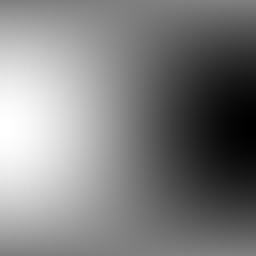
#> input picture images/left.png, 128 x 128 px, found by its file name (shown 2 times larger); the run also reads 1 picture not shown here
$ jupyter execute Stereo_Depth_Colab.ipynb
#> lines starting #> are read from the running program, lines starting #| are printed output that depends on the picture; after the words box and inside, x2 and y2 are one past the last pixel; in counts of white or black regions, pixels touching at a corner belong together
# Stereo Depth Estimation with OpenCV
This Colab notebook computes a disparity map and 3D depth visualization from stereo image pairs.

[cell 1]
# Install OpenCV if not already

[cell 2]
import cv2
import numpy as np
import matplotlib.pyplot as plt
from google.colab.patches import cv2_imshow
from google.colab import files
import os

## Upload left and right stereo images

[cell 3]
uploaded = files.upload()  # Upload left.png and right.png
#> the answer given: left.png

## Compute Disparity and Visualize Depth

[cell 4]
imgL = cv2.imread('left.png', cv2.IMREAD_GRAYSCALE)
#> imgL is the input picture: shape (128, 128); min 0, max 255, mean 127.5
imgR = cv2.imread('right.png', cv2.IMREAD_GRAYSCALE)
if imgL is None or imgR is None:
    raise ValueError('Make sure you upload both left.png and right.png')

# StereoBM Matcher
stereo = cv2.StereoBM_create(numDisparities=64, blockSize=15)
disparity = stereo.compute(imgL, imgR)
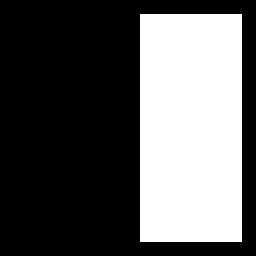
#> disparity: shape (128, 128) int16 (shown 2 times larger); values -16 (black) and 0 (white), 35.5% white; 1 white region, box (x1, y1, x2, y2) and area: (70, 7, 121, 121) 5814

# Normalize disparity for visualization
disp_normalized = cv2.normalize(disparity, None, 0, 255, cv2.NORM_MINMAX)
disp_uint8 = np.uint8(disp_normalized)
cv2.imwrite("results/disparity_map.png", disp_uint8)
#> Out = True

## Optional: 3D Surface Plot

[cell 5]
fig = plt.figure(figsize=(10, 6))
ax = fig.add_subplot(111, projection='3d')
X, Y = np.meshgrid(np.arange(disp_uint8.shape[1]), np.arange(disp_uint8.shape[0]))
ax.plot_surface(X, Y, disp_uint8, cmap='viridis')
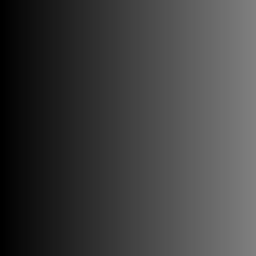
#> X: shape (128, 128) int64 (shown 2 times larger); min 0, max 127, mean 63.5
plt.title('Depth Map 3D Visualization')
plt.show()
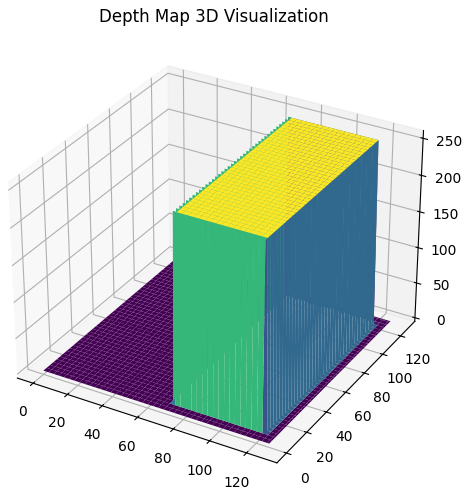
#> figure drawn by matplotlib, 1 panel
